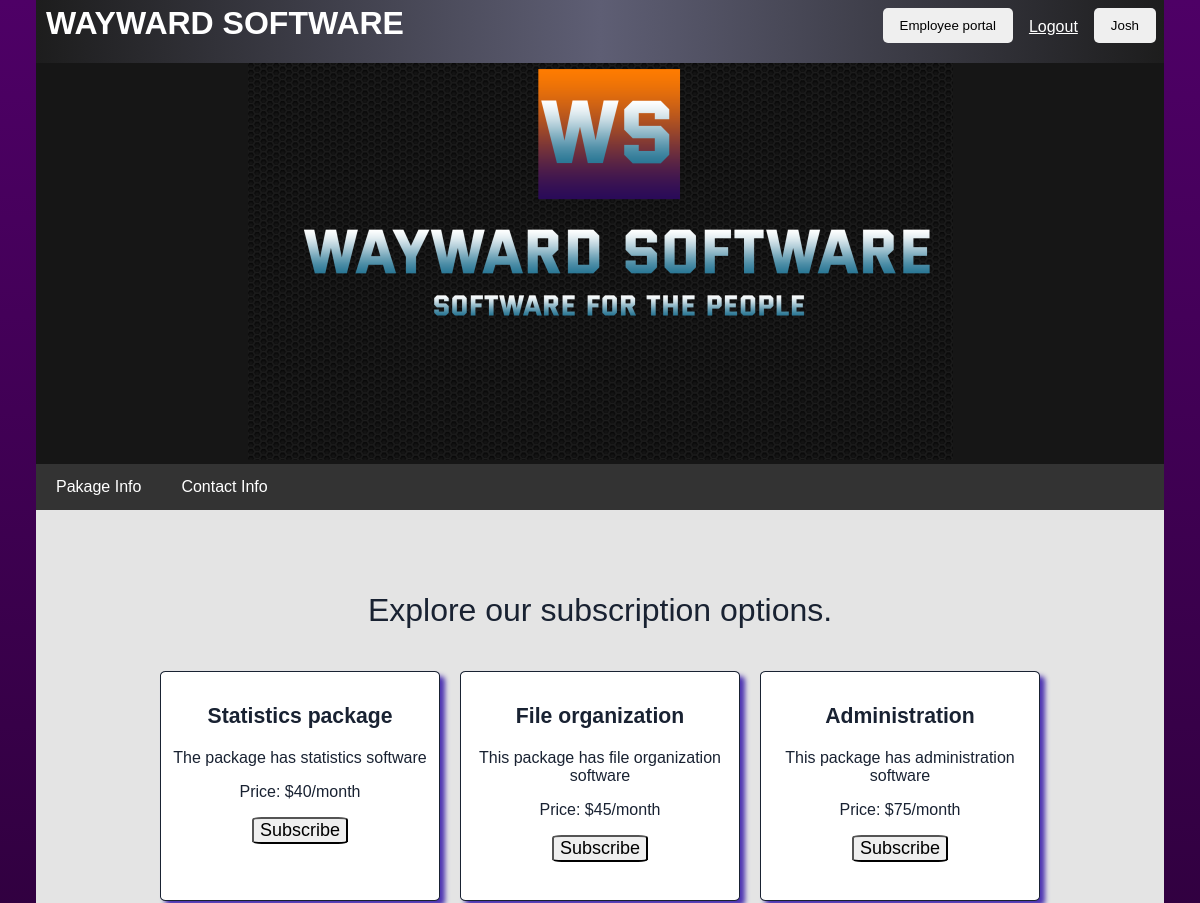
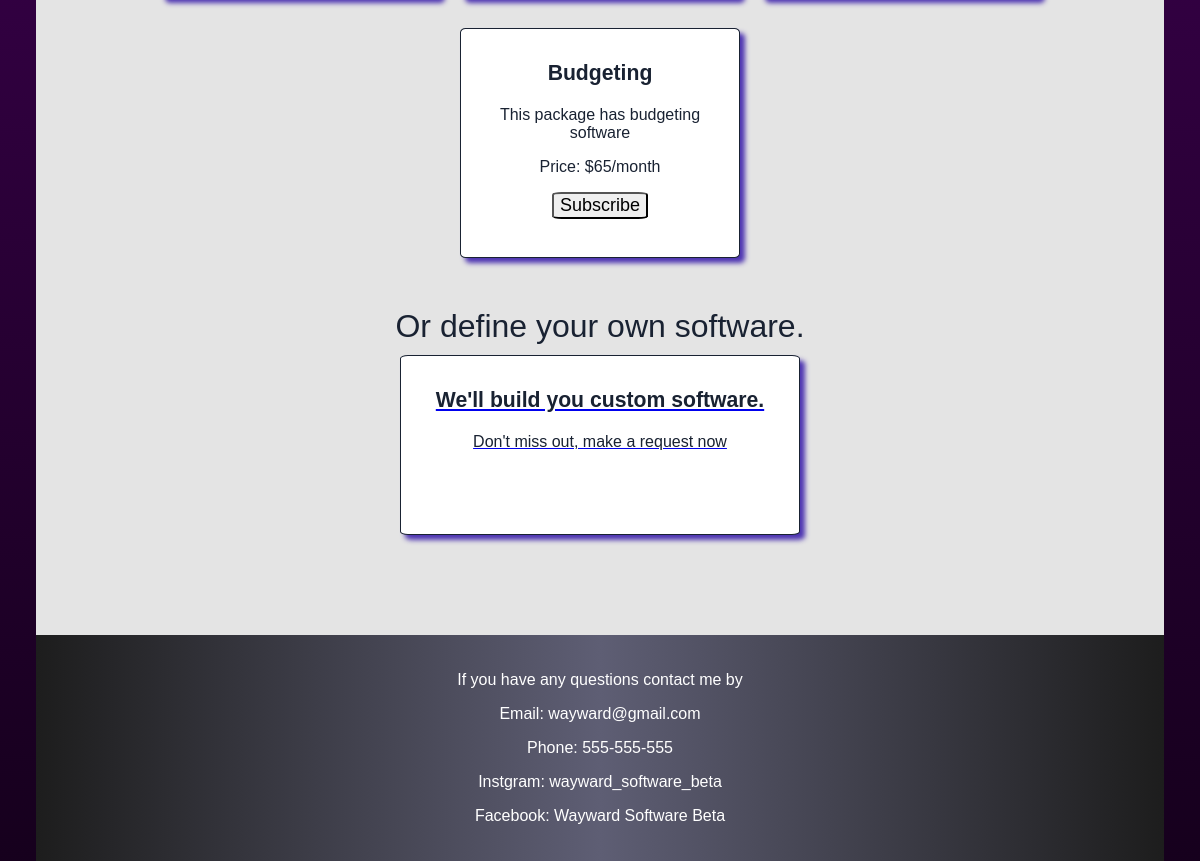
The app's page / (signed in) with its own data (2 pictures, top to bottom).
### wayward_software/models.py (models this page shows)
class Package(models.Model):
    package_name = models.CharField(max_length=150, unique = True)
    description = models.CharField(max_length=300, null=True)
    subscription_price = models.CharField(max_length=4, null=True)
    surrogate_key = models.IntegerField( unique=True, null=True)

### wayward_software/views.py (the view)
# urls.py: path('', views.post_list, name='post_list'),
def post_list(request):
	if request.method == "POST":
		product_id = request.POST.get("product_pk")
		package = Package.objects.get(id = product_id)
		request.user.clientprofile.packages.add(package)
		messages.success(request,(f'{package} added to subscriptions.'))
	packages = Package.objects.all()
	user = request.user
	is_employee = user.is_superuser or user.groups.filter(name='Employees').exists()
	return render(request, 'wayward_software/index.html', { "packages":packages, "is_employee": is_employee})

### wayward_software/templates/wayward_software/index.html (shortened to what this page needs)
<!DOCTYPE html>
<html lang="en">
  <head>
    {% load static %}
  </head>
<body>
  <main>
    <div id ="top_nav">
        <h1>WAYWARD SOFTWARE</h1>
        {% if user.is_authenticated %}
          <a href="/user"><button>{{user.username|title}}</button></a>
          <a href="/logout" class="logout">Logout</a>
        {% else %}
          <a href= "./register"><button id="register_btn">Register</button></a>
          <a href="./login"><button>Log in</button></a>
        {% endif %}
        {% if is_employee %}
        <a href="/employee"><button>Employee portal</button></a>
        {% endif %}
    </div>
    <div class="header">
        <img src="{% static '/logo.png' %}" height(100%)>
      </div>
    <div class="navbar">
      <a href="#package_info">Pakage Info</a>
      <a href="#contact_info">Contact Info</a>
    </div>
    <div class="wrapper">
        <div class="gallery">
          <div class="option_header">
              <p>Explore our subscription options.</p>
          </div>
          {% block content %}
          {% for p in packages %}
          <div class="options" id="package_info">
            <p class="option_name">{{ p.package_name }}</p>
            <p class="soft_desc">{{ p.description }}</p>
            <p>Price: ${{p.subscription_price}}/month</p>
            {% if user.is_authenticated %}
              <form method="post">
                <button type="submit" class="btn btn-outline-primary" style="font-size:18px; border-radius: 10%" onclick="return confirm('Are you sure you would like subscribe to: {{p.package_name}}')">Subscribe</button>
              </form>
            {% else %}
              <a href="/login" class="btn btn-outline-primary" style="font-size:18px; border-radius: 10%">Subscribe</a>
            {% endif %}
          </div>
          {% endfor %}
            {%endblock%}
            <p class="option_header">Or define your own software. </p>
            <a href="custom_request">
              <div class= "options request">
                <p class="option_name"> We'll build you custom software.</p>
                <p>Don't miss out, make a request now</p>
              </div>
            </a>
        </div>
      </div>
  </main>
  <footer id="contact_info">
    <p>If you have any questions contact me by</p>
    <p>Email: wayward@gmail.com</p>
    <p>Phone: 555-555-555</p>
    <p>Instgram: wayward_software_beta</p>
    <p>Facebook: Wayward Software Beta</p>
</footer>
  </body>
</html>

### wayward_software/templates/wayward_software/index.html (style rules this page uses)
body { font-family: Arial, Helvetica, sans-serif; margin:0px; padding-left:3%; padding-right:3%; background: linear-gradient(180deg, rgb(78, 0, 102), rgb(22, 0, 29)); }
.header { padding: 00px; text-align: center; background: rgb(22, 22, 22); color: rgb(240, 16, 16); }
.navbar { overflow: hidden; background-color: #333; }
.navbar a { float: left; display: block; color: white; text-align: center; padding: 14px 20px; text-decoration: none; }
* { box-sizing: border-box; }
#top_nav { width: 100%; background: linear-gradient(90deg, rgb(29, 29, 29), rgb(94, 94, 116), rgb(29, 29, 29)); }
#top_nav > * { display: inline-block; }
#top_nav h1 { margin-top: 5px; margin-left: 10px; color:white; }
#top_nav a { float: right; }
#top_nav button { margin:8px; border-radius: 5px; padding-left:17px; padding-right:17px; padding-top: 10px; padding-bottom: 10px; cursor: pointer; border-width: 0px; }
.logout { padding-top: 10px; margin:8px; color:white; }
.gallery { display:flex; flex-wrap: wrap; flex-direction: row; justify-content: center; background: #e4e4e4; padding-top: 30px; }
.option_header { margin-top: 20px; margin-bottom: 10px; text-align: center; width:100%; font-size: 2rem; color:#192232 }
.options { background: rgb(255, 255, 255); box-shadow:5px 5px 5px rgb(76, 51, 177); color:#192232; width:280px; height:230px; flex-wrap: wrap; border-radius: 2px; margin-bottom: 30px; margin-left: 10px; margin-right: 10px; font-family: sans-serif; text-align: center; padding:10px; border:solid; border-width: 1px 1px 1px 1px; border-radius: 2%; }
.option_name { font-size: 1.325rem; font-weight: bold; }
.options button { cursor: pointer; }
.request { width:400px; height:180px; background: rgb(255, 255, 255); margin-bottom: 100px; }
footer { padding: 20px; text-align: center; color:white; background: linear-gradient(90deg, rgb(29, 29, 29), rgb(94, 94, 116), rgb(29, 29, 29)); }

### records on screen
Package: package_name "Statistics package", description "The package has statistics software", subscription_price "40"
Package: package_name "File organization", description "This package has file organization software", subscription_price "45"
Package: package_name "Administration", description "This package has administration software", subscription_price "75"
Package: package_name "Budgeting", description "This package has budgeting software", subscription_price "65"

### other values on screen
{{ user.username|title }} "Josh"
